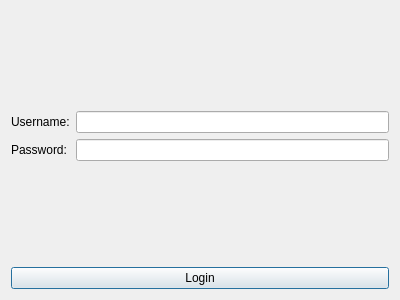
<?xml version="1.0" encoding="UTF-8"?>
<ui version="4.0">
 <class>Login</class>
 <widget class="QDialog" name="Login">
  <property name="geometry">
   <rect>
    <x>0</x>
    <y>0</y>
    <width>400</width>
    <height>300</height>
   </rect>
  </property>
  <property name="windowTitle">
   <string>Login</string>
  </property>
  <layout class="QVBoxLayout" name="verticalLayout">
   <item>
    <spacer name="verticalSpacer">
     <property name="orientation">
      <enum>Qt::Vertical</enum>
     </property>
     <property name="sizeHint" stdset="0">
      <size>
       <width>20</width>
       <height>40</height>
      </size>
     </property>
    </spacer>
   </item>
   <item>
    <layout class="QFormLayout" name="formLayout">
     <item row="0" column="0">
      <widget class="QLabel" name="label">
       <property name="text">
        <string>Username:</string>
       </property>
      </widget>
     </item>
     <item row="0" column="1">
      <widget class="QLineEdit" name="usernameForm"/>
     </item>
     <item row="1" column="0">
      <widget class="QLabel" name="label_2">
       <property name="text">
        <string>Password:</string>
       </property>
      </widget>
     </item>
     <item row="1" column="1">
      <widget class="QLineEdit" name="pswForm">
       <property name="inputMethodHints">
        <set>Qt::ImhHiddenText|Qt::ImhNoAutoUppercase|Qt::ImhNoPredictiveText|Qt::ImhSensitiveData</set>
       </property>
       <property name="inputMask">
        <string notr="true"/>
       </property>
       <property name="text">
        <string notr="true"/>
       </property>
       <property name="echoMode">
        <enum>QLineEdit::Password</enum>
       </property>
      </widget>
     </item>
    </layout>
   </item>
   <item>
    <spacer name="verticalSpacer_2">
     <property name="orientation">
      <enum>Qt::Vertical</enum>
     </property>
     <property name="sizeHint" stdset="0">
      <size>
       <width>20</width>
       <height>40</height>
      </size>
     </property>
    </spacer>
   </item>
   <item>
    <widget class="QPushButton" name="loginButton">
     <property name="text">
      <string>Login</string>
     </property>
    </widget>
   </item>
  </layout>
 </widget>
 <resources/>
 <connections>
  <connection>
   <sender>loginButton</sender>
   <signal>clicked()</signal>
   <receiver>Login</receiver>
   <slot>login()</slot>
   <hints>
    <hint type="sourcelabel">
     <x>177</x>
     <y>282</y>
    </hint>
    <hint type="destinationlabel">
     <x>180</x>
     <y>234</y>
    </hint>
   </hints>
  </connection>
 </connections>
 <slots>
  <slot>login()</slot>
  <slot>usernameChanged(QString)</slot>
  <slot>passwordChanged(QString)</slot>
 </slots>
</ui>
